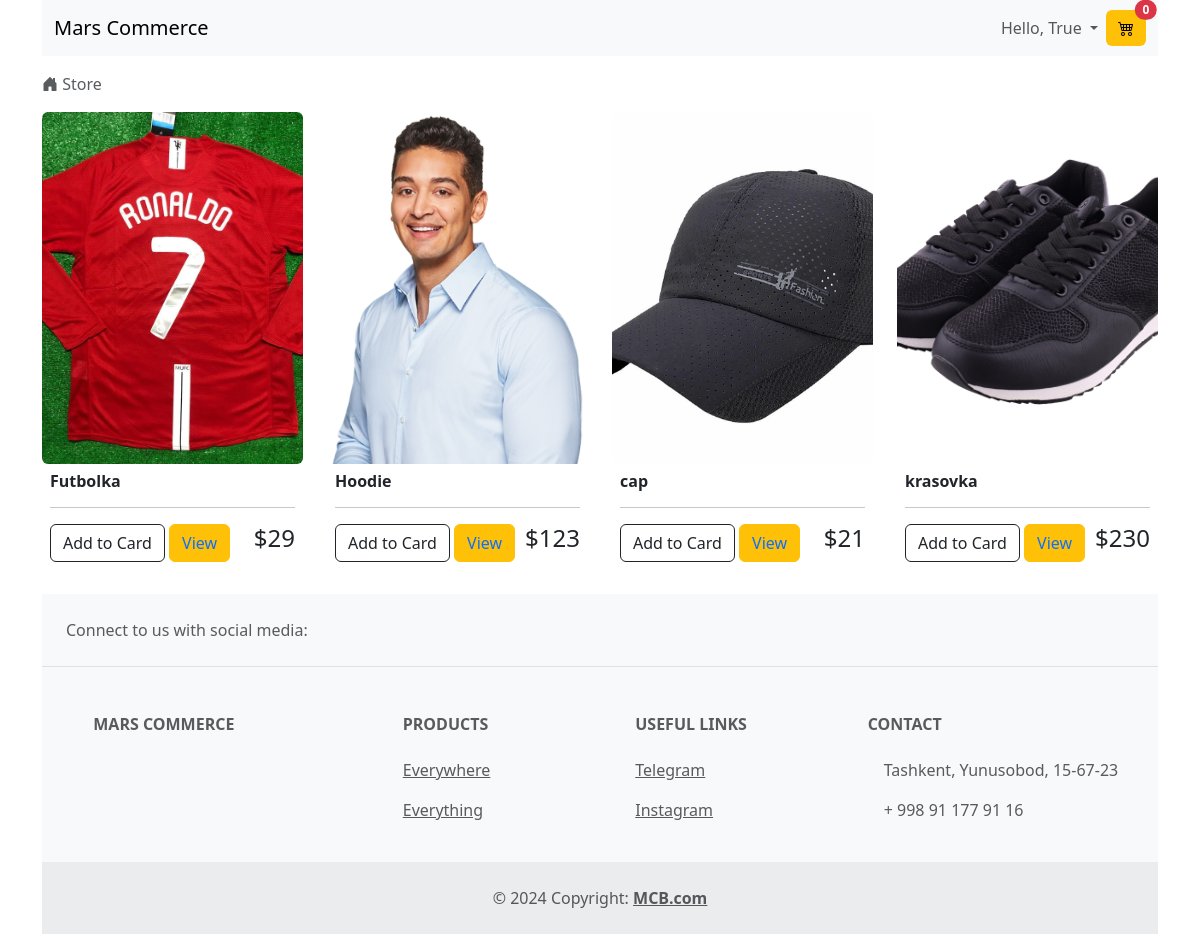
The app's page / (signed in) with its own data.
### store/models.py (models this page shows, shortened)
class Time(models.Model):
    created = models.DateTimeField(auto_now_add=True)
    updated = models.DateTimeField(auto_now=True)
    class Meta:
        abstract = True

class Product(Time):
    category = models.ForeignKey(Category, on_delete=models.SET_NULL, blank=True, null=True)
    name = models.CharField(max_length=100)
    decscription = models.TextField()
    image = models.ImageField(upload_to='store_product/')
    price = models.DecimalField(max_digits=8, decimal_places=2)

### store/views.py (the view)
# urls.py: path('', include('store.urls'))
def store(request):
	products = Product.objects.all()
	context = {'products':products}
	return render(request, 'store/store.html', context)

### store/templates/store/store.html (shortened to what this page needs)
{% extends 'base.html' %}
{% load static %}
{% block style %}
<link rel="stylesheet" type="text/css" href="{% static 'store/css/store.css' %}">
{% endblock %}
{% block breadcrumbs %}
<li class="breadcrumb-item active" aria-current="page">
    <i class="bi bi-house-door-fill"></i>
    Store
</li>
{% endblock %}
{% block content %}
<div class="row">
    {% for product in products %}
    <div class="col-12 col-sm-6 col-md-4 col-lg-3 mb-4">
        <div class="image-zoom rounded">
            <img class="img-focus img-fluid object-fit-cover"
                 src="{{ product.image.url }}" alt="rasm">
        </div>
        <div class="box-element p-2">
            <h6><b>{{product.name}}</b></h6>
            <hr>
            <button class="btn btn-outline-dark">Add to Card</button>
            <button class="btn btn-warning"><a class="text-decoration-none" href="{% url 'store:detail' %}">View</a>
            </button>
            <h4 style="display: inline-block; float: right">${{ product.price | floatformat:0 }}</h4>
        </div>
    </div>
    {% endfor %}
</div>
{% endblock %}

### templates/core/navbar.html (shortened to what this page needs)
<nav class="navbar navbar-expand-lg bg-body-tertiary">
    <div class="container-fluid">
        <a class="navbar-brand" href="#">Mars Commerce</a>
        <div class="collapse navbar-collapse" id="navbarColor01">
            <ul class="navbar-nav ms-auto">
                <li class="nav-item dropdown">
                    <a class="nav-link dropdown-toggle" data-bs-toggle="dropdown" href="#" role="button"
                       aria-haspopup="true" aria-expanded="false">
                        Hello, {{ user.is_authenticated|default:'Guest' }}
                    </a>
                </li>
            </ul>
            <a type="button" class="btn btn-warning border-0 position-relative d-none d-sm-none d-md-none d-lg-block d-xl-block d-xxl-block" href="{% url 'store:cart' %}">
                <i class="bi bi-cart4"></i>
                <span class="position-absolute top-0 start-100 translate-middle badge rounded-pill bg-danger"> 0 </span>
            </a>
        </div>
    </div>
</nav>

### store/static/store/css/store.css (style rules this page uses)
* { padding: 0; margin: 0; box-sizing: border-box; }
.img-focus { height: 22rem !important; width: 100vw !important; }
.image-zoom { height: 22rem !important; overflow: hidden; }
.image-zoom img { transition: transform .5s ease; }

### records on screen
Product: image (picture), name "Futbolka", price "29"
Product: image (picture), name "Hoodie", price "123"
Product: image (picture), name "cap", price "21"
Product: image (picture), name "krasovka", price "230"

### other values on screen
{{ user.is_authenticated|default:'Guest' }} "True"
